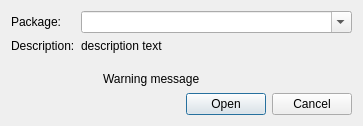
<?xml version="1.0" encoding="UTF-8"?>
<ui version="4.0">
 <class>TexdocDialog</class>
 <widget class="QDialog" name="TexdocDialog">
  <property name="geometry">
   <rect>
    <x>0</x>
    <y>0</y>
    <width>363</width>
    <height>126</height>
   </rect>
  </property>
  <property name="windowTitle">
   <string>Packages Help (Texdoc)</string>
  </property>
  <layout class="QGridLayout" name="gridLayout">
   <item row="2" column="1">
    <widget class="QLabel" name="lbWarnIcon">
     <property name="sizePolicy">
      <sizepolicy hsizetype="Fixed" vsizetype="Preferred">
       <horstretch>0</horstretch>
       <verstretch>0</verstretch>
      </sizepolicy>
     </property>
     <property name="maximumSize">
      <size>
       <width>16</width>
       <height>16</height>
      </size>
     </property>
     <property name="text">
      <string/>
     </property>
     <property name="pixmap">
      <pixmap resource="images.qrc">:/images-ng/warning.svgz</pixmap>
     </property>
     <property name="scaledContents">
      <bool>true</bool>
     </property>
    </widget>
   </item>
   <item row="1" column="1" colspan="2">
    <widget class="QLabel" name="lbShortDescription">
     <property name="text">
      <string>description text</string>
     </property>
     <property name="textFormat">
      <enum>Qt::PlainText</enum>
     </property>
     <property name="alignment">
      <set>Qt::AlignLeading|Qt::AlignLeft|Qt::AlignTop</set>
     </property>
     <property name="wordWrap">
      <bool>true</bool>
     </property>
    </widget>
   </item>
   <item row="0" column="1" colspan="2">
    <widget class="QComboBox" name="cbPackages">
     <property name="editable">
      <bool>true</bool>
     </property>
     <property name="insertPolicy">
      <enum>QComboBox::NoInsert</enum>
     </property>
    </widget>
   </item>
   <item row="0" column="0">
    <widget class="QLabel" name="label">
     <property name="sizePolicy">
      <sizepolicy hsizetype="Fixed" vsizetype="Preferred">
       <horstretch>0</horstretch>
       <verstretch>0</verstretch>
      </sizepolicy>
     </property>
     <property name="text">
      <string>Package:</string>
     </property>
    </widget>
   </item>
   <item row="2" column="2">
    <widget class="QLabel" name="lbInfo">
     <property name="sizePolicy">
      <sizepolicy hsizetype="Preferred" vsizetype="Fixed">
       <horstretch>0</horstretch>
       <verstretch>0</verstretch>
      </sizepolicy>
     </property>
     <property name="minimumSize">
      <size>
       <width>0</width>
       <height>16</height>
      </size>
     </property>
     <property name="text">
      <string notr="true">Warning message</string>
     </property>
    </widget>
   </item>
   <item row="3" column="0" colspan="3">
    <widget class="QDialogButtonBox" name="buttonBox">
     <property name="orientation">
      <enum>Qt::Horizontal</enum>
     </property>
     <property name="standardButtons">
      <set>QDialogButtonBox::Cancel|QDialogButtonBox::Open</set>
     </property>
    </widget>
   </item>
   <item row="1" column="0">
    <widget class="QLabel" name="label_2">
     <property name="text">
      <string>Description:</string>
     </property>
     <property name="alignment">
      <set>Qt::AlignLeading|Qt::AlignLeft|Qt::AlignTop</set>
     </property>
    </widget>
   </item>
  </layout>
 </widget>
 <resources>
  <include location="images.qrc"/>
 </resources>
 <connections>
  <connection>
   <sender>buttonBox</sender>
   <signal>accepted()</signal>
   <receiver>TexdocDialog</receiver>
   <slot>accept()</slot>
   <hints>
    <hint type="sourcelabel">
     <x>248</x>
     <y>254</y>
    </hint>
    <hint type="destinationlabel">
     <x>157</x>
     <y>274</y>
    </hint>
   </hints>
  </connection>
  <connection>
   <sender>buttonBox</sender>
   <signal>rejected()</signal>
   <receiver>TexdocDialog</receiver>
   <slot>reject()</slot>
   <hints>
    <hint type="sourcelabel">
     <x>316</x>
     <y>260</y>
    </hint>
    <hint type="destinationlabel">
     <x>286</x>
     <y>274</y>
    </hint>
   </hints>
  </connection>
 </connections>
</ui>
